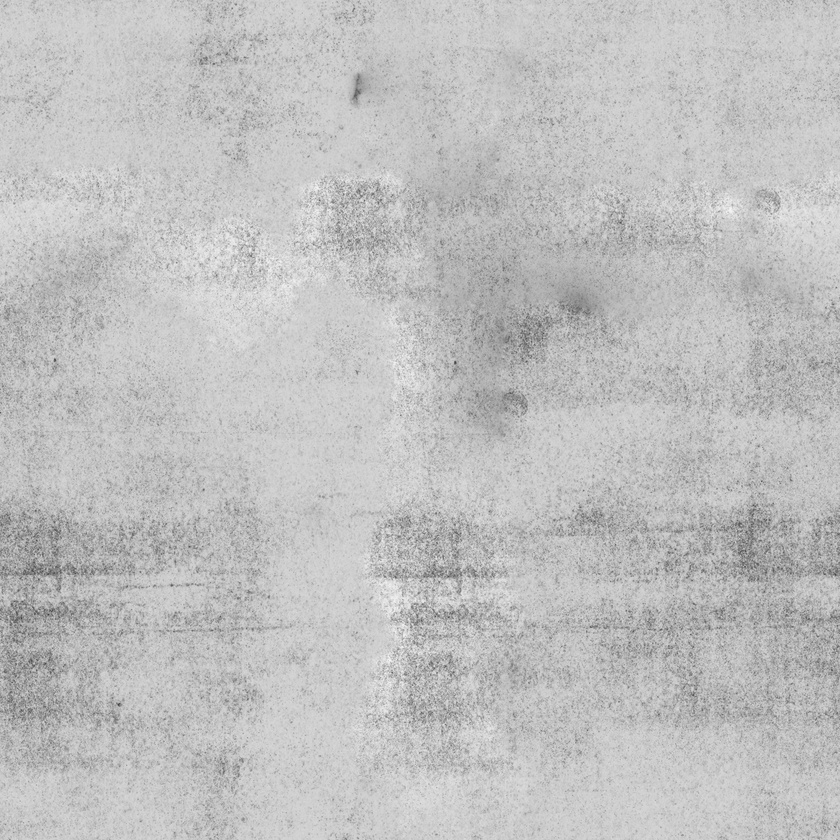
#> input picture 3d-threejs/skills/threejs-precipitation-surfaces/assets/wet-puddle-rain/road/aerial_asphalt_01_ao_2k.jpg, 840 x 840 px, shrunk from 2048 x 2048 before the run
$ python preprocess_916_frame.py -i ../../../../3d-threejs/skills/threejs-precipitation-surfaces/assets/wet-puddle-rain/road/aerial_asphalt_01_ao_2k.jpg -o out.png
#> lines starting #> are read from the running program, lines starting #| are printed output that depends on the picture
#!/usr/bin/env python3
"""
Clean 9:16 Aspect Ratio Frame Preprocessor
==========================================
Crops or expands an image to exact 9:16 vertical ratio without adding artificial black letterboxes.
Samples the 4 corner pixels of the studio background to smoothly pad narrow images, or center-crops wide images.
"""

import sys
import argparse
from pathlib import Path
from PIL import Image

def prepare_clean_916_frame(image_path: str, out_path: str, target_ratio: float = 9.0 / 16.0) -> str:
#> called with out_path = 'out.png', target_ratio = 0.562
    im = Image.open(image_path).convert("RGB")
    w, h = im.size
#> w = 840; h = 840
    current_ratio = w / float(h)
#> current_ratio = 1

    # Sample edge background color
    p_tl = im.getpixel((5, 5))
#> p_tl = (157, 157, 157)
    p_tr = im.getpixel((w - 6, 5))
#> p_tr = (204, 204, 204)
    p_bl = im.getpixel((5, h - 6))
#> p_bl = (192, 192, 192)
    p_br = im.getpixel((w - 6, h - 6))
#> p_br = (201, 201, 201)
    bg_color = (
        (p_tl[0] + p_tr[0] + p_bl[0] + p_br[0]) // 4,
        (p_tl[1] + p_tr[1] + p_bl[1] + p_br[1]) // 4,
        (p_tl[2] + p_tr[2] + p_bl[2] + p_br[2]) // 4,
    )
#> bg_color = (188, 188, 188)

    if current_ratio > target_ratio:
        # Wider: crop width centered on the model
        target_w = int(h * target_ratio)
#> target_w = 472
        left = (w - target_w) // 2
#> left = 184
        res = im.crop((left, 0, left + target_w, h))
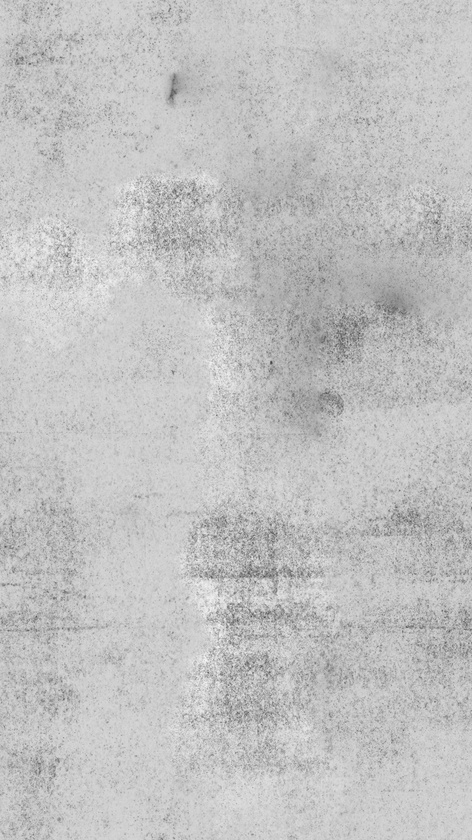
#> res: PIL image 472x840 RGB; min 63, max 246, mean 193.5
    else:
        # Narrower: expand width using edge background color
        target_w = int(h * target_ratio)
        target_h = h
        res = Image.new("RGB", (target_w, target_h), bg_color)
        offset_x = (target_w - w) // 2
        res.paste(im, (offset_x, 0))

    Path(out_path).parent.mkdir(parents=True, exist_ok=True)
    res.save(out_path, "PNG", optimize=True)
    print(f"✓ Clean {target_ratio:.2f} frame saved to: {out_path} ({res.width}x{res.height})")
#| ✓ Clean 0.56 frame saved to: out.png (472x840)
    return out_path

if __name__ == "__main__":
    parser = argparse.ArgumentParser(description="Clean 9:16 Aspect Ratio Frame Preprocessor")
    parser.add_argument("--input", "-i", required=True, help="Path to input image")
    parser.add_argument("--output", "-o", required=True, help="Path to output image")
    parser.add_argument("--ratio", "-r", default="9:16", help="Target aspect ratio (default 9:16)")
    args = parser.parse_args()

    parts = args.ratio.split(":")
    ratio_val = float(parts[0]) / float(parts[1]) if len(parts) == 2 else float(args.ratio)

    prepare_clean_916_frame(args.input, args.output, ratio_val)

$ run again, on 3d-threejs/skills/threejs-precipitation-surfaces/assets/wet-puddle-rain/road/aerial_asphalt_01_rough_2k.jpg
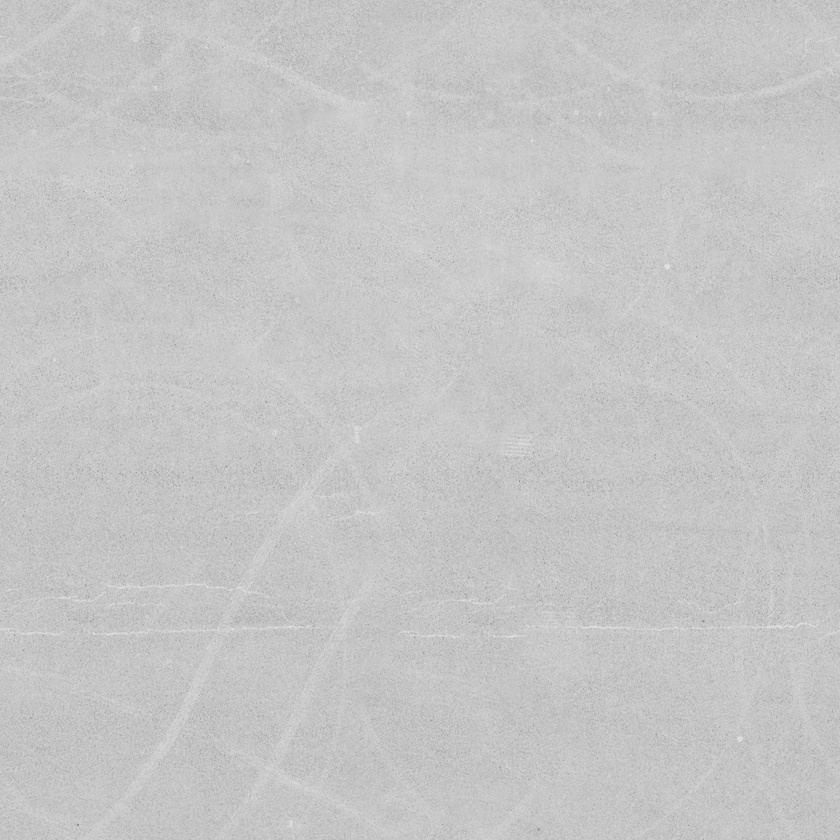
#> input picture 3d-threejs/skills/threejs-precipitation-surfaces/assets/wet-puddle-rain/road/aerial_asphalt_01_rough_2k.jpg, 840 x 840 px, shrunk from 2048 x 2048 before the run
#> p_tl = (192, 192, 192)
#> p_tr = (196, 196, 196)
#> p_bl = (199, 199, 199)
#> p_br = (189, 189, 189)
#> bg_color = (194, 194, 194)
#> in prepare_clean_916_frame, `res = im.crop((left, 0, left + target_w, h))`:
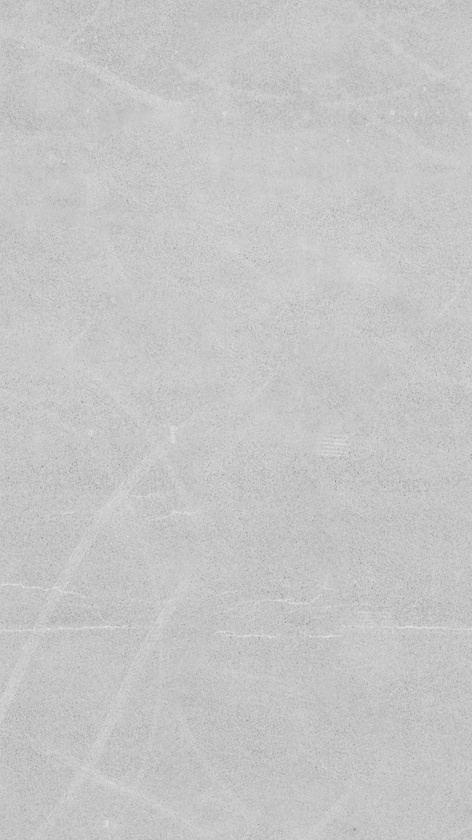
#> res: PIL image 472x840 RGB; min 142, max 232, mean 198
#| ✓ Clean 0.56 frame saved to: out.png (472x840)
